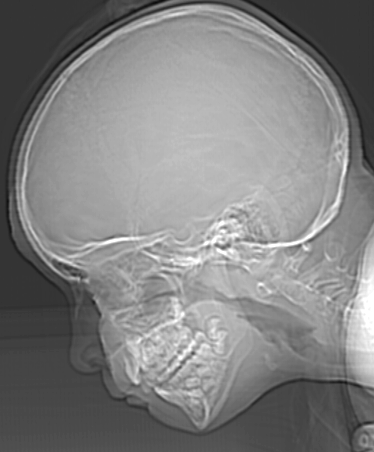
#> input picture lab-20250428T074251Z-001/lab/Skull 374x452.tif, 374 x 452 px
$ python 1b.py
#> lines starting #> are read from the running program, lines starting #| are printed output that depends on the picture; after the words box and inside, x2 and y2 are one past the last pixel; in counts of white or black regions, pixels touching at a corner belong together
#Task 1 - Resolution, Histogram & Thresholding
#Task 1(b): Take a grayscale image of size 512x512,
#decrease its intensity level resolution by one bit
#up to reach its binary format & observe its change
#when displaying in the same window size
#Importing the Libraries
import cv2
import numpy as np
import matplotlib.pyplot as plt
#Function for Decreasing Intensity Level Resolution by 1-Bit
def decrease_resolution(image, number_of_bits):
    #Double Star or (**) is one of the Arithmetic Operator (Like +, -, *, **, /, //, %) in Python Language.
    #It is also known as Power Operator.
    step = 255 / (2**number_of_bits - 1)
    height, width = image.shape
    decreased_image = image.copy()

    for r in range(height):
        for c in range(width):
            decreased_image[r, c] = round(image[r, c] / step) * step

    return decreased_image

#Loading the Original Image
original_image = cv2.imread("./Skull 374x452.tif", 0)
#> original_image is the input picture: shape (452, 374); min 12, max 255, mean 129.4
#Decreasing Intensity Level Resolution by 1-Bit
decreased_image = original_image.copy()
plt.figure(figsize = (13, 8))

for k in range(1, 9):
    plt.subplot(2, 4, k)
    number_of_bits = 9 - k
    decreased_image = decrease_resolution(decreased_image, number_of_bits)
    plt.imshow(cv2.cvtColor(decreased_image, cv2.COLOR_BGR2RGB))
    plt.title(f"{number_of_bits}-Bits Image")
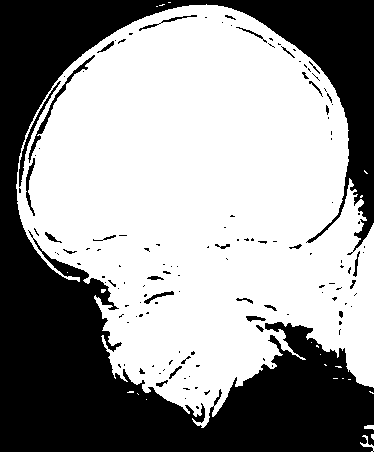
#> decreased_image: shape (452, 374); 59.7% white; 134 black regions (103 under 20 px), largest, box (x1, y1, x2, y2) and area: (0, 0, 374, 452) 65430, (28, 55, 95, 163) 449, (19, 81, 61, 187) 349

plt.show()
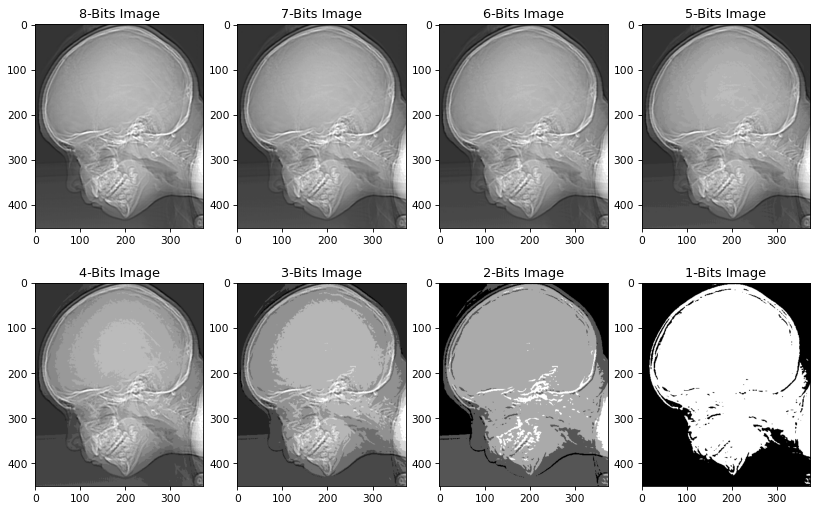
#> figure drawn by matplotlib, 8 panels
